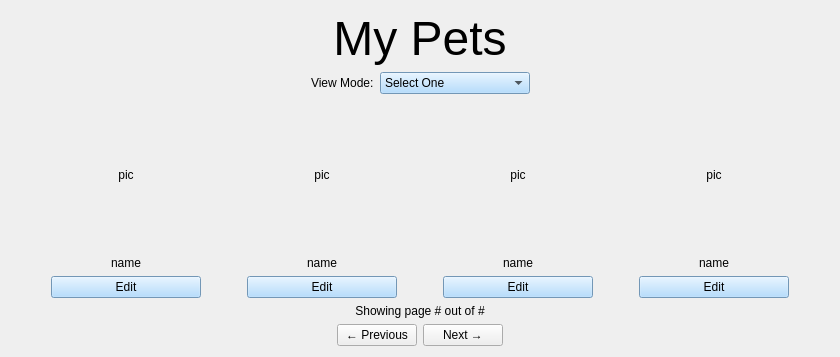
     <widget class="QWidget" name="gallery">
      <layout class="QGridLayout" name="gridLayout_5">
       <item row="1" column="0">
        <layout class="QHBoxLayout" name="horizontalLayout_8">
         <item>
          <spacer name="horizontalSpacer_8">
           <property name="orientation">
            <enum>Qt::Horizontal</enum>
           </property>
           <property name="sizeHint" stdset="0">
            <size>
             <width>40</width>
             <height>20</height>
            </size>
           </property>
          </spacer>
         </item>
         <item>
          <widget class="QLabel" name="label_2">
           <property name="text">
            <string>View Mode:</string>
           </property>
          </widget>
         </item>
         <item>
          <widget class="QComboBox" name="viewMode">
           <property name="minimumSize">
            <size>
             <width>150</width>
             <height>0</height>
            </size>
           </property>
           <property name="styleSheet">
            <string notr="true">background-color: rgb(161, 212, 255)</string>
           </property>
           <item>
            <property name="text">
             <string>Select One</string>
            </property>
           </item>
           <item>
            <property name="text">
             <string>Gallery</string>
            </property>
           </item>
           <item>
            <property name="text">
             <string>List</string>
            </property>
           </item>
          </widget>
         </item>
         <item>
          <spacer name="horizontalSpacer_9">
           <property name="orientation">
            <enum>Qt::Horizontal</enum>
           </property>
           <property name="sizeHint" stdset="0">
            <size>
             <width>40</width>
             <height>20</height>
            </size>
           </property>
          </spacer>
         </item>
        </layout>
       </item>
       <item row="2" column="0">
        <layout class="QHBoxLayout" name="horizontalLayout_6">
         <item>
          <spacer name="horizontalSpacer_4">
           <property name="orientation">
            <enum>Qt::Horizontal</enum>
           </property>
           <property name="sizeHint" stdset="0">
            <size>
             <width>40</width>
             <height>20</height>
            </size>
           </property>
          </spacer>
         </item>
         <item>
          <layout class="QVBoxLayout" name="verticalLayout_2">
           <item>
            <widget class="QLabel" name="pic1">
             <property name="minimumSize">
              <size>
               <width>150</width>
               <height>150</height>
              </size>
             </property>
             <property name="text">
              <string>pic</string>
             </property>
             <property name="alignment">
              <set>Qt::AlignCenter</set>
             </property>
            </widget>
           </item>
           <item>
            <layout class="QHBoxLayout" name="horizontalLayout_2">
             <item>
              <widget class="QLabel" name="name1">
               <property name="minimumSize">
                <size>
                 <width>100</width>
                 <height>0</height>
                </size>
               </property>
               <property name="maximumSize">
                <size>
                 <width>16777215</width>
                 <height>75</height>
                </size>
               </property>
               <property name="text">
                <string>name</string>
               </property>
               <property name="alignment">
                <set>Qt::AlignCenter</set>
               </property>
              </widget>
             </item>
            </layout>
           </item>
           <item>
            <widget class="QPushButton" name="link1">
             <property name="styleSheet">
              <string notr="true">background-color: rgb(161, 212, 255)</string>
             </property>
             <property name="text">
              <string>Edit</string>
             </property>
            </widget>
           </item>
          </layout>
         </item>
         <item>
          <spacer name="horizontalSpacer">
           <property name="orientation">
            <enum>Qt::Horizontal</enum>
           </property>
           <property name="sizeHint" stdset="0">
            <size>
             <width>40</width>
             <height>20</height>
            </size>
           </property>
          </spacer>
         </item>
         <item>
          <layout class="QVBoxLayout" name="verticalLayout_3">
           <item>
            <widget class="QLabel" name="pic2">
             <property name="minimumSize">
              <size>
               <width>150</width>
               <height>150</height>
              </size>
             </property>
             <property name="text">
              <string>pic</string>
             </property>
             <property name="alignment">
              <set>Qt::AlignCenter</set>
             </property>
            </widget>
           </item>
           <item>
            <layout class="QHBoxLayout" name="horizontalLayout_3">
             <item>
              <widget class="QLabel" name="name2">
               <property name="minimumSize">
                <size>
                 <width>100</width>
                 <height>0</height>
                </size>
               </property>
               <property name="text">
                <string>name</string>
               </property>
               <property name="alignment">
                <set>Qt::AlignCenter</set>
               </property>
              </widget>
             </item>
            </layout>
           </item>
           <item>
            <widget class="QPushButton" name="link2">
             <property name="styleSheet">
              <string notr="true">background-color: rgb(161, 212, 255)</string>
             </property>
             <property name="text">
              <string>Edit</string>
             </property>
            </widget>
           </item>
          </layout>
         </item>
         <item>
          <spacer name="horizontalSpacer_2">
           <property name="orientation">
            <enum>Qt::Horizontal</enum>
           </property>
           <property name="sizeHint" stdset="0">
            <size>
             <width>40</width>
             <height>20</height>
            </size>
           </property>
          </spacer>
         </item>
         <item>
          <layout class="QVBoxLayout" name="verticalLayout_4">
           <item>
            <widget class="QLabel" name="pic3">
             <property name="minimumSize">
              <size>
               <width>150</width>
               <height>150</height>
              </size>
             </property>
             <property name="text">
              <string>pic</string>
             </property>
             <property name="alignment">
              <set>Qt::AlignCenter</set>
             </property>
            </widget>
           </item>
           <item>
            <layout class="QHBoxLayout" name="horizontalLayout_4">
             <item>
              <widget class="QLabel" name="name3">
               <property name="minimumSize">
                <size>
                 <width>100</width>
                 <height>0</height>
                </size>
               </property>
               <property name="text">
                <string>name</string>
               </property>
               <property name="alignment">
                <set>Qt::AlignCenter</set>
               </property>
              </widget>
             </item>
            </layout>
           </item>
           <item>
            <widget class="QPushButton" name="link3">
             <property name="styleSheet">
              <string notr="true">background-color: rgb(161, 212, 255)</string>
             </property>
             <property name="text">
              <string>Edit</string>
             </property>
            </widget>
           </item>
          </layout>
         </item>
         <item>
          <spacer name="horizontalSpacer_3">
           <property name="orientation">
            <enum>Qt::Horizontal</enum>
           </property>
           <property name="sizeHint" stdset="0">
            <size>
             <width>40</width>
             <height>20</height>
            </size>
           </property>
          </spacer>
         </item>
         <item>
          <layout class="QVBoxLayout" name="verticalLayout_5">
           <item>
            <widget class="QLabel" name="pic4">
             <property name="minimumSize">
              <size>
               <width>150</width>
               <height>150</height>
              </size>
             </property>
             <property name="text">
              <string>pic</string>
             </property>
             <property name="alignment">
              <set>Qt::AlignCenter</set>
             </property>
            </widget>
           </item>
           <item>
            <layout class="QHBoxLayout" name="horizontalLayout_5">
             <item>
              <widget class="QLabel" name="name4">
               <property name="minimumSize">
                <size>
                 <width>100</width>
                 <height>0</height>
                </size>
               </property>
               <property name="text">
                <string>name</string>
               </property>
               <property name="alignment">
                <set>Qt::AlignCenter</set>
               </property>
              </widget>
             </item>
            </layout>
           </item>
           <item>
            <widget class="QPushButton" name="link4">
             <property name="styleSheet">
              <string notr="true">background-color: rgb(161, 212, 255)</string>
             </property>
             <property name="text">
              <string>Edit</string>
             </property>
            </widget>
           </item>
          </layout>
         </item>
         <item>
          <spacer name="horizontalSpacer_5">
           <property name="orientation">
            <enum>Qt::Horizontal</enum>
           </property>
           <property name="sizeHint" stdset="0">
            <size>
             <width>40</width>
             <height>20</height>
            </size>
           </property>
          </spacer>
         </item>
        </layout>
       </item>
       <item row="3" column="0">
        <layout class="QVBoxLayout" name="verticalLayout">
         <item>
          <widget class="QLabel" name="pageLine">
           <property name="text">
            <string>Showing page # out of #</string>
           </property>
           <property name="alignment">
            <set>Qt::AlignCenter</set>
           </property>
          </widget>
         </item>
         <item>
          <layout class="QHBoxLayout" name="horizontalLayout_7">
           <item>
            <spacer name="horizontalSpacer_6">
             <property name="orientation">
              <enum>Qt::Horizontal</enum>
             </property>
             <property name="sizeHint" stdset="0">
              <size>
               <width>40</width>
               <height>20</height>
              </size>
             </property>
            </spacer>
           </item>
           <item>
            <widget class="QPushButton" name="previous">
             <property name="text">
              <string>← Previous</string>
             </property>
            </widget>
           </item>
           <item>
            <widget class="QPushButton" name="next">
             <property name="text">
              <string>Next →</string>
             </property>
            </widget>
           </item>
           <item>
            <spacer name="horizontalSpacer_7">
             <property name="orientation">
              <enum>Qt::Horizontal</enum>
             </property>
             <property name="sizeHint" stdset="0">
              <size>
               <width>40</width>
               <height>20</height>
              </size>
             </property>
            </spacer>
           </item>
          </layout>
         </item>
        </layout>
       </item>
       <item row="0" column="0">
        <widget class="QLabel" name="label">
         <property name="font">
          <font>
           <pointsize>36</pointsize>
          </font>
         </property>
         <property name="text">
          <string>My Pets</string>
         </property>
         <property name="alignment">
          <set>Qt::AlignCenter</set>
         </property>
        </widget>
       </item>
      </layout>
     </widget>
